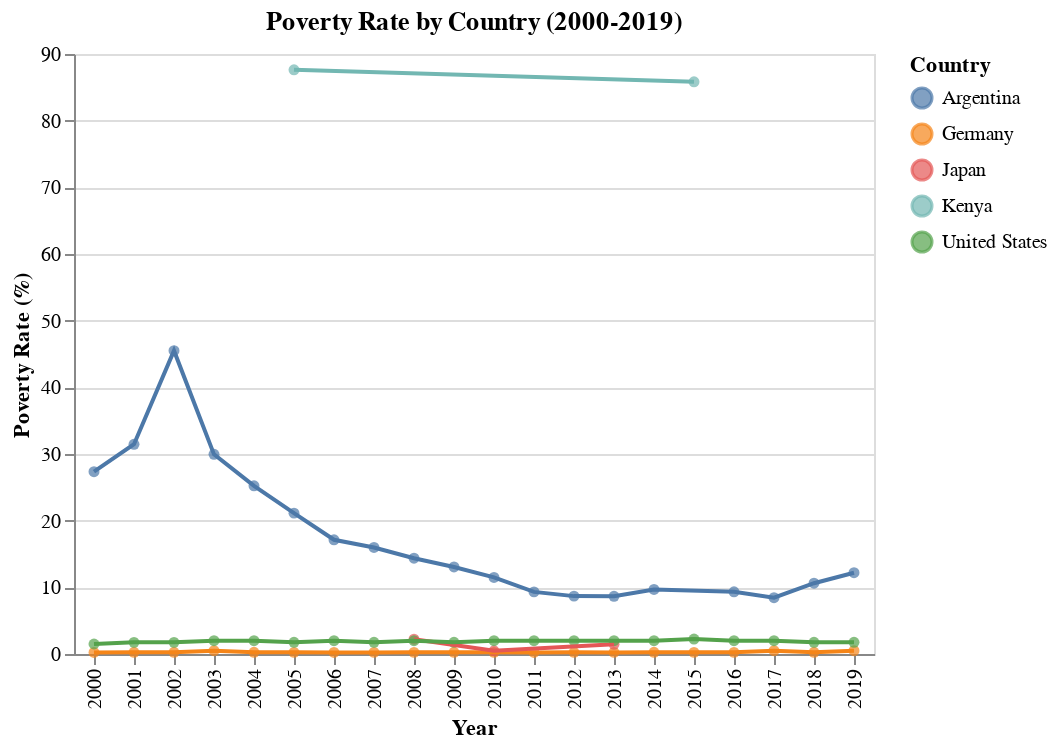

Source (notebook cell):
### Code cell
'''Poverty Rates Chart'''
poverty_rates_chart_point = alt.Chart(poverty_rates).mark_circle().encode( #creating the points for the graph
    x=alt.X('reporting_year:O').title('Year').scale(zero=False),
    y=alt.Y('poverty_rate_percent:Q').title('Poverty Rate (%)'),
    color=alt.Color('country_name:N').title('Country')
)
poverty_rates_chart_line = alt.Chart(poverty_rates).mark_line().encode( #creating the line for the graph
    x=alt.X('reporting_year:O').title('Year').scale(zero=False),
    y=alt.Y('poverty_rate_percent:Q').title('Poverty Rate (%)'),
    color=alt.Color('country_name:N').title('Country')
).properties(title='Poverty Rate by Country (2000-2019)')
poverty_rates_chart = poverty_rates_chart_point + poverty_rates_chart_line #combining the lines and dots
poverty_rates_chart

### Figure 1 — Vega-Lite specification as saved in the notebook (floating-point values rounded to 4 significant figures)
{"config": {"view": {"continuousWidth": 300, "continuousHeight": 300}}, "layer": [{"mark": {"type": "circle"}, "encoding": {"color": {"field": "country_name", "title": "Country", "type": "nominal"}, "x": {"field": "reporting_year", "scale": {"zero": false}, "title": "Year", "type": "ordinal"}, "y": {"field": "poverty_rate_percent", "title": "Poverty Rate (%)", "type": "quantitative"}}}, {"mark": {"type": "line"}, "encoding": {"color": {"field": "country_name", "title": "Country", "type": "nominal"}, "x": {"field": "reporting_year", "scale": {"zero": false}, "title": "Year", "type": "ordinal"}, "y": {"field": "poverty_rate_percent", "title": "Poverty Rate (%)", "type": "quantitative"}}, "title": "Poverty Rate by Country (2000-2019)"}], "data": {"name": "data-595e3cb252791a532ac086f80cad07a5"}, "$schema": "https://vega.github.io/schema/vega-lite/v5.20.1.json", "datasets": {"data-595e3cb252791a532ac086f80cad07a5": [{"country_name": "Argentina", "reporting_year": 2000, "poverty_line": 6.9, "headcount": 0.2735, "poverty_rate_percent": 27.35}, {"country_name": "Argentina", "reporting_year": 2001, "poverty_line": 6.9, "headcount": 0.3146, "poverty_rate_percent": 31.46}, {"country_name": "Argentina", "reporting_year": 2002, "poverty_line": 6.9, "headcount": 0.455, "poverty_rate_percent": 45.5}, {"country_name": "Argentina", "reporting_year": 2003, "poverty_line": 6.9, "headcount": 0.2995, "poverty_rate_percent": 29.95}, {"country_name": "Argentina", "reporting_year": 2004, "poverty_line": 6.9, "headcount": 0.2523, "poverty_rate_percent": 25.23}, {"country_name": "Argentina", "reporting_year": 2005, "poverty_line": 6.9, "headcount": 0.2113, "poverty_rate_percent": 21.13}, {"country_name": "Argentina", "reporting_year": 2006, "poverty_line": 6.9, "headcount": 0.1713, "poverty_rate_percent": 17.13}, {"country_name": "Argentina", "reporting_year": 2007, "poverty_line": 6.9, "headcount": 0.1598, "poverty_rate_percent": 15.98}, {"country_name": "Argentina", "reporting_year": 2008, "poverty_line": 6.9, "headcount": 0.1437, "poverty_rate_percent": 14.37}, {"country_name": "Argentina", "reporting_year": 2009, "poverty_line": 6.9, "headcount": 0.1306, "poverty_rate_percent": 13.06}, {"country_name": "Argentina", "reporting_year": 2010, "poverty_line": 6.9, "headcount": 0.1149, "poverty_rate_percent": 11.49}, {"country_name": "Argentina", "reporting_year": 2011, "poverty_line": 6.9, "headcount": 0.09319, "poverty_rate_percent": 9.319}, {"country_name": "Argentina", "reporting_year": 2012, "poverty_line": 6.9, "headcount": 0.08682, "poverty_rate_percent": 8.682}, {"country_name": "Argentina", "reporting_year": 2013, "poverty_line": 6.9, "headcount": 0.08653, "poverty_rate_percent": 8.653}, {"country_name": "Argentina", "reporting_year": 2014, "poverty_line": 6.9, "headcount": 0.09678, "poverty_rate_percent": 9.678}, {"country_name": "Argentina", "reporting_year": 2016, "poverty_line": 6.9, "headcount": 0.09325, "poverty_rate_percent": 9.325}, {"country_name": "Argentina", "reporting_year": 2017, "poverty_line": 6.9, "headcount": 0.0845, "poverty_rate_percent": 8.45}, {"country_name": "Argentina", "reporting_year": 2018, "poverty_line": 6.9, "headcount": 0.1062, "poverty_rate_percent": 10.62}, {"country_name": "Argentina", "reporting_year": 2019, "poverty_line": 6.9, "headcount": 0.1219, "poverty_rate_percent": 12.19}, {"country_name": "Germany", "reporting_year": 2000, "poverty_line": 6.9, "headcount": 0.002332, "poverty_rate_percent": 0.2332}, {"country_name": "Germany", "reporting_year": 2001, "poverty_line": 6.9, "headcount": 0.002479, "poverty_rate_percent": 0.2479}, {"country_name": "Germany", "reporting_year": 2002, "poverty_line": 6.9, "headcount": 0.002485, "poverty_rate_percent": 0.2485}, {"country_name": "Germany", "reporting_year": 2003, "poverty_line": 6.9, "headcount": 0.004948, "poverty_rate_percent": 0.4948}, {"country_name": "Germany", "reporting_year": 2004, "poverty_line": 6.9, "headcount": 0.002473, "poverty_rate_percent": 0.2473}, {"country_name": "Germany", "reporting_year": 2005, "poverty_line": 6.9, "headcount": 0.002462, "poverty_rate_percent": 0.2462}, {"country_name": "Germany", "reporting_year": 2006, "poverty_line": 6.9, "headcount": 0.002325, "poverty_rate_percent": 0.2325}, {"country_name": "Germany", "reporting_year": 2007, "poverty_line": 6.9, "headcount": 0.002417, "poverty_rate_percent": 0.2417}, {"country_name": "Germany", "reporting_year": 2008, "poverty_line": 6.9, "headcount": 0.002456, "poverty_rate_percent": 0.2456}, {"country_name": "Germany", "reporting_year": 2009, "poverty_line": 6.9, "headcount": 0.002477, "poverty_rate_percent": 0.2477}, {"country_name": "Germany", "reporting_year": 2010, "poverty_line": 6.9, "headcount": 0.002461, "poverty_rate_percent": 0.2461}, {"country_name": "Germany", "reporting_year": 2011, "poverty_line": 6.9, "headcount": 0.002397, "poverty_rate_percent": 0.2397}, {"country_name": "Germany", "reporting_year": 2012, "poverty_line": 6.9, "headcount": 0.002443, "poverty_rate_percent": 0.2443}, {"country_name": "Germany", "reporting_year": 2013, "poverty_line": 6.9, "headcount": 0.002431, "poverty_rate_percent": 0.2431}, {"country_name": "Germany", "reporting_year": 2014, "poverty_line": 6.9, "headcount": 0.002495, "poverty_rate_percent": 0.2495}, {"country_name": "Germany", "reporting_year": 2015, "poverty_line": 6.9, "headcount": 0.002462, "poverty_rate_percent": 0.2462}, {"country_name": "Germany", "reporting_year": 2016, "poverty_line": 6.9, "headcount": 0.002458, "poverty_rate_percent": 0.2458}, {"country_name": "Germany", "reporting_year": 2017, "poverty_line": 6.9, "headcount": 0.004962, "poverty_rate_percent": 0.4962}, {"country_name": "Germany", "reporting_year": 2018, "poverty_line": 6.9, "headcount": 0.002477, "poverty_rate_percent": 0.2477}, {"country_name": "Germany", "reporting_year": 2019, "poverty_line": 6.9, "headcount": 0.004957, "poverty_rate_percent": 0.4957}, {"country_name": "Japan", "reporting_year": 2008, "poverty_line": 6.9, "headcount": 0.0222, "poverty_rate_percent": 2.22}, {"country_name": "Japan", "reporting_year": 2010, "poverty_line": 6.9, "headcount": 0.00483, "poverty_rate_percent": 0.483}, {"country_name": "Japan", "reporting_year": 2013, "poverty_line": 6.9, "headcount": 0.01447, "poverty_rate_percent": 1.447}, {"country_name": "Kenya", "reporting_year": 2005, "poverty_line": 6.9, "headcount": 0.8763, "poverty_rate_percent": 87.63}, {"country_name": "Kenya", "reporting_year": 2015, "poverty_line": 6.9, "headcount": 0.8583, "poverty_rate_percent": 85.83}, {"country_name": "United States", "reporting_year": 2000, "poverty_line": 6.9, "headcount": 0.015, "poverty_rate_percent": 1.5}, {"country_name": "United States", "reporting_year": 2001, "poverty_line": 6.9, "headcount": 0.01744, "poverty_rate_percent": 1.744}, {"country_name": "United States", "reporting_year": 2002, "poverty_line": 6.9, "headcount": 0.01746, "poverty_rate_percent": 1.746}, {"country_name": "United States", "reporting_year": 2003, "poverty_line": 6.9, "headcount": 0.01998, "poverty_rate_percent": 1.998}, {"country_name": "United States", "reporting_year": 2004, "poverty_line": 6.9, "headcount": 0.01999, "poverty_rate_percent": 1.999}, {"country_name": "United States", "reporting_year": 2005, "poverty_line": 6.9, "headcount": 0.01747, "poverty_rate_percent": 1.747}, {"country_name": "United States", "reporting_year": 2006, "poverty_line": 6.9, "headcount": 0.02, "poverty_rate_percent": 2.0}, {"country_name": "United States", "reporting_year": 2007, "poverty_line": 6.9, "headcount": 0.01748, "poverty_rate_percent": 1.748}, {"country_name": "United States", "reporting_year": 2008, "poverty_line": 6.9, "headcount": 0.01999, "poverty_rate_percent": 1.999}, {"country_name": "United States", "reporting_year": 2009, "poverty_line": 6.9, "headcount": 0.01749, "poverty_rate_percent": 1.749}, {"country_name": "United States", "reporting_year": 2010, "poverty_line": 6.9, "headcount": 0.01998, "poverty_rate_percent": 1.998}, {"country_name": "United States", "reporting_year": 2011, "poverty_line": 6.9, "headcount": 0.02, "poverty_rate_percent": 2.0}, {"country_name": "United States", "reporting_year": 2012, "poverty_line": 6.9, "headcount": 0.02, "poverty_rate_percent": 2.0}, {"country_name": "United States", "reporting_year": 2013, "poverty_line": 6.9, "headcount": 0.01999, "poverty_rate_percent": 1.999}, {"country_name": "United States", "reporting_year": 2014, "poverty_line": 6.9, "headcount": 0.02, "poverty_rate_percent": 2.0}, {"country_name": "United States", "reporting_year": 2015, "poverty_line": 6.9, "headcount": 0.02249, "poverty_rate_percent": 2.249}, {"country_name": "United States", "reporting_year": 2016, "poverty_line": 6.9, "headcount": 0.01997, "poverty_rate_percent": 1.997}, {"country_name": "United States", "reporting_year": 2017, "poverty_line": 6.9, "headcount": 0.01997, "poverty_rate_percent": 1.997}, {"country_name": "United States", "reporting_year": 2018, "poverty_line": 6.9, "headcount": 0.0175, "poverty_rate_percent": 1.75}, {"country_name": "United States", "reporting_year": 2019, "poverty_line": 6.9, "headcount": 0.01748, "poverty_rate_percent": 1.748}]}}
